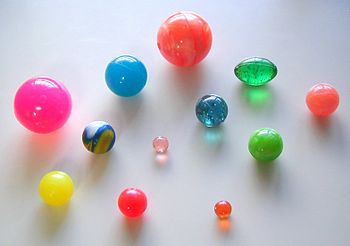
#> input picture ball_img.jpg, 350 x 246 px, given in place of the camera
$ python approxPolyDP_on_Camera_opencv.py
#> lines starting #> are read from the running program, lines starting #| are printed output that depends on the picture; after the words box and inside, x2 and y2 are one past the last pixel; in counts of white or black regions, pixels touching at a corner belong together
import cv2
import numpy as np

capture = cv2.VideoCapture(0)
width = int(capture.get(cv2.CAP_PROP_FRAME_WIDTH))
height = int(capture.get(cv2.CAP_PROP_FRAME_HEIGHT))

while True:
    ret, frame = capture.read()
#> frame is the input picture: shape (246, 350, 3); mean B, G, R 189.3, 183.4, 191

    src = frame
    dst = src.copy()

    kernel = cv2.getStructuringElement(cv2.MORPH_RECT, (3,3))

    gray = cv2.cvtColor(src, cv2.COLOR_RGB2GRAY)
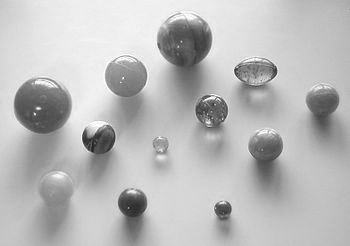
#> gray: shape (246, 350); min 31, max 254, mean 186
    ret, binary = cv2.threshold(gray, 230, 255, cv2.THRESH_BINARY)
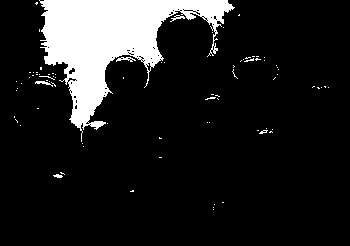
#> binary: shape (246, 350); 12.7% white; 81 white regions (76 under 20 px), largest, box (x1, y1, x2, y2) and area: (39, 0, 235, 142) 10510, (116, 57, 136, 62) 49, (35, 81, 53, 87) 42, (170, 15, 185, 22) 38, (53, 174, 63, 178) 26
    morp = cv2.morphologyEx(binary, cv2.MORPH_CLOSE, kernel, iterations=2)
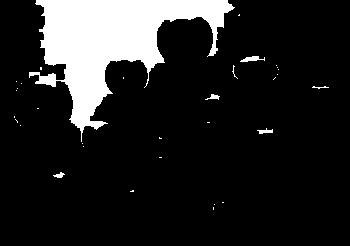
#> morp: shape (246, 350); 13.6% white; 32 white regions (26 under 20 px), largest, box (x1, y1, x2, y2) and area: (29, 0, 235, 142) 11406, (240, 56, 265, 62) 83, (257, 128, 273, 134) 51, (205, 94, 220, 100) 44, (53, 172, 65, 178) 39, (312, 86, 329, 89) 23
    image = cv2.bitwise_not(morp)
#> image: shape (246, 350); 86.4% white; 32 black regions (26 under 20 px)

    contours, hierarchy = cv2.findContours(image, cv2.RETR_TREE, cv2.CHAIN_APPROX_NONE)
#> contours = 42 contours, 35 with area under 20; largest, box (x1, y1, x2, y2) and area: (0, 0, 350, 246) 73842, (239, 55, 266, 63) 111, (256, 127, 274, 135) 70, (204, 93, 221, 101) 61, (52, 171, 66, 179) 52, (311, 85, 330, 90) 40, (231, 64, 236, 75) 20

    for i in contours:
        perimeter = cv2.arcLength(i, True)
        epsilon = perimeter*0.05
        approx = cv2.approxPolyDP(i, epsilon, True)
        cv2.drawContours(dst, [approx], 0, (0,0,255),3, maxLevel=0)
        print([approx])
        for j in approx:
            cv2.circle(dst, tuple(j[0]),3,(255,0,0),-1)
#> this loop made 42 passes
#> (perimeter, epsilon, approx) on passes 3, 6, 8, 9, 12, 15, 16, 19, 20, 21, 22: (5.66, 0.283, [[213, 204], [214, 203], [215, 204], [214, 205]]), (32.97, 1.65, [[65, 174], [61, 178], [52, 175], [60, 171]]), (5.66, 0.283, [[82, 146], [83, 145], [84, 146], [83, 147]]), (5.66, 0.283, [[81, 143], [82, 142], [83, 143], [82, 144]]), (5.66, 0.283, [[19, 125], [20, 124], [21, 125], [20, 126]]), (5.66, 0.283, [[15, 120], [16, 119], [17, 120], [16, 121]]), (5.66, 0.283, [[14, 119], [15, 118], [16, 119], [15, 120]]), (40.97, 2.05, [[204, 99], [211, 93], [220, 96], [218, 100]]), (5.66, 0.283, [[15, 90], [16, 89], [17, 90], [16, 91]]), (5.66, 0.283, [[16, 88], [17, 87], [18, 88], [17, 89]]), (5.66, 0.283, [[143, 87], [144, 86], [145, 87], [144, 88]])
#> (perimeter, epsilon) on passes 1, 2, 4, 5, 7, 10: (1785.3, 89.26), (9.66, 0.483), (7.66, 0.383), (13.07, 0.654), (9.66, 0.483), (11.07, 0.554)
#> (printed output is left out)
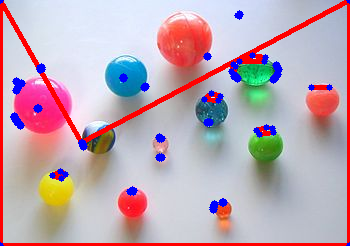
#> dst: shape (246, 350, 3); 8.19% of pixels changed, all inside (x1, y1, x2, y2) = (0, 0, 350, 246)
    cv2.imshow("Conours_detection_on_camera", dst)


    key = cv2.waitKey(33)
#> (key q is pressed here)
    if key == ord('q'): break


capture.release()
cv2.waitKey(0)
cv2.destroyAllWindows()

$ run again, on black_bird_img.jpg
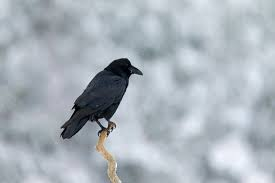
#> input picture black_bird_img.jpg, 275 x 183 px, given in place of the camera
#> frame is the input picture: shape (183, 275, 3); mean B, G, R 186.5, 178.6, 170.1
#> `ret, binary = cv2.threshold(gray, 230, 255, cv2.THRESH_BINARY)`:
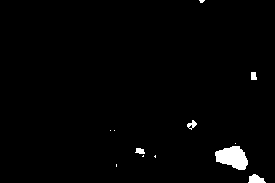
#> binary: shape (183, 275); 1.6% white; 12 white regions (7 under 20 px), largest, box (x1, y1, x2, y2) and area: (215, 146, 248, 170) 544, (248, 174, 266, 183) 109, (187, 120, 197, 130) 49, (135, 148, 145, 154) 45, (251, 72, 257, 80) 43
#> morp: shape (183, 275); 1.6% white; 9 white regions (4 under 20 px), largest, box (x1, y1, x2, y2) and area: (215, 143, 248, 170) 547, (248, 174, 266, 183) 109, (187, 120, 197, 130) 55, (135, 148, 145, 157) 51, (251, 72, 257, 80) 43
#> image: shape (183, 275); 98.4% white; 9 black regions (4 under 20 px)
#> contours = 8 contours, 3 with area under 20; largest, box (x1, y1, x2, y2) and area: (0, 0, 275, 183) 49742, (214, 142, 249, 171) 594, (186, 119, 198, 131) 68, (134, 147, 146, 158) 66, (250, 71, 258, 81) 56
#> the loop `for i in contours:` made 8 passes
#> (perimeter, epsilon, approx) on passes 1, 4, 7, 8: (926.6, 46.33, [[0, 0], [0, 182], [274, 182], [274, 0]]), (36.14, 1.81, [[135, 148], [143, 148], [144, 156], [135, 153]]), (34.63, 1.73, [[193, 119], [197, 124], [191, 130], [186, 124]]), (29.07, 1.45, [[251, 71], [256, 72], [256, 80], [250, 79]])
#> (printed output is left out)
#> after the loop `for i in contours:`:
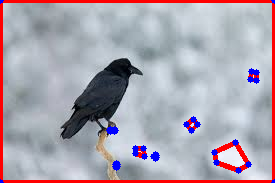
#> dst: shape (183, 275, 3); 7.68% of pixels changed, all inside (x1, y1, x2, y2) = (0, 0, 275, 183)
